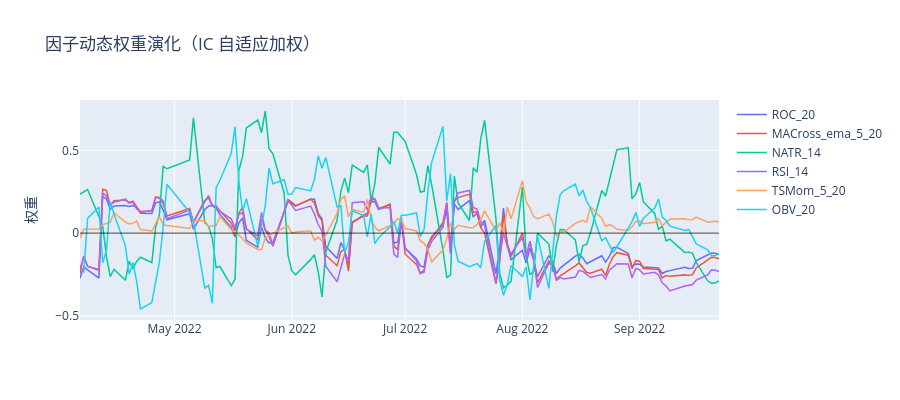

Notebook cell for this chart:
### Markdown cell above
## 3. 因子权重演化

### Code cell
daily_weights = weights.resample('1D').last().dropna(how='all')

fig = go.Figure()
colors_list = px.colors.qualitative.Plotly
for i, col in enumerate(daily_weights.columns):
    fig.add_trace(go.Scatter(
        x=daily_weights.index, y=daily_weights[col],
        name=col, mode='lines',
        line=dict(color=colors_list[i % len(colors_list)], width=1.5)
    ))

fig.add_hline(y=0, line_color='black', line_width=0.8)
fig.update_layout(
    title='因子动态权重演化（IC 自适应加权）',
    yaxis_title='权重', height=400,
    hovermode='x unified'
)
fig.show()
